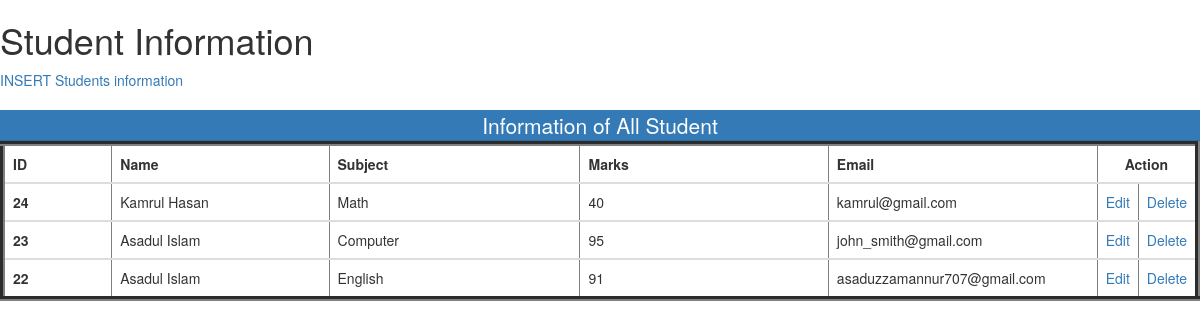
The page / on the database its author committed.
### tables this page shows
CREATE TABLE `tbl_users` (
  `id` int(10) NOT NULL,
  `userName` varchar(20) NOT NULL,
  `userProfession` varchar(20) NOT NULL,
  `marks` text NOT NULL,
  `userEmail` varchar(200) NOT NULL
);

### index.php (the view, shortened to what this page needs)
<?php
require_once 'PDO_Config.php';
?>
<!DOCTYPE html>
<html lang="en">
<head>
<link rel="stylesheet" href="https://maxcdn.bootstrapcdn.com/bootstrap/3.4.1/css/bootstrap.min.css">
</head>
<body>
    <div>
        <div>
            <h1 > Student Information </h1><a href="addnew.php">INSERT Students information</a>
        </div>
        <br>
        <div>
            <?php
            $stmt = $DB_CON->prepare('SELECT id,userName,userProfession,marks,userEmail FROM tbl_users ORDER BY id DESC');
            $stmt->execute();
            if ($stmt->rowCount() > 0) {
            ?>
                <center>
                    <fieldset>
                        <legend style="margin: 0 auto;" class="btn-primary">Information of All Student</legend>
                        <table class="table" border="5px solid black">
                            <thead>
                                <tr>
                                    <th width="10%">ID</th>
                                    <th scope="col" width="20%">Name</th>
                                    <th scope="col" width="23%">Subject</th>
                                    <th scope="col" width="23%">Marks</th>
                                    <th scope="col" width="23%">Email</th>
                                    <th scope="col" width="30%" colspan="5" class="text-center">Action</th>
                                </tr>
                            </thead>
                            <?php
                            while ($row = $stmt->fetch(PDO::FETCH_ASSOC)) {
                                extract($row);
                            ?>
                                <tbody>
                                    <tr>
                                        <th scope="row"><?= $row['id'] ?></th>
                                        <td><?= $row['userName'] ?></td>
                                        <td><?= $row['userProfession'] ?></td>
                                        <td><?= $row['marks'] ?></td>
                                        <td><?= $row['userEmail'] ?></td>
                                        <td><a href="editform.php?edit_id=<?= $row['id']; ?>" onclick="return confirm('sure to edit')">Edit</a></td>
                                        <td><a href="?delete_id=<?= $row['id']; ?>" onclick="return confirm('sure to Delete')">Delete</a></td>
                                    </tr>
                                </tbody>
                            <?php
                            }
                            ?>
                        </table>
                    </fieldset>
                </center>
            <?php
            } else {
            ?>
                <div>
                    No Data Found...
                </div>
            <?php
            }
            ?>
        </div>
    </div>
</body>
</html>

### rows shown on the page
tbl_users: id "24", userName "Kamrul Hasan", userProfession "Math", marks "40", userEmail "kamrul@gmail.com"
tbl_users: id "23", userName "Asadul Islam", userProfession "Computer", marks "95", userEmail "john_smith@gmail.com"
tbl_users: id "22", userName "Asadul Islam", userProfession "English", marks "91", userEmail "asaduzzamannur707@gmail.com"
